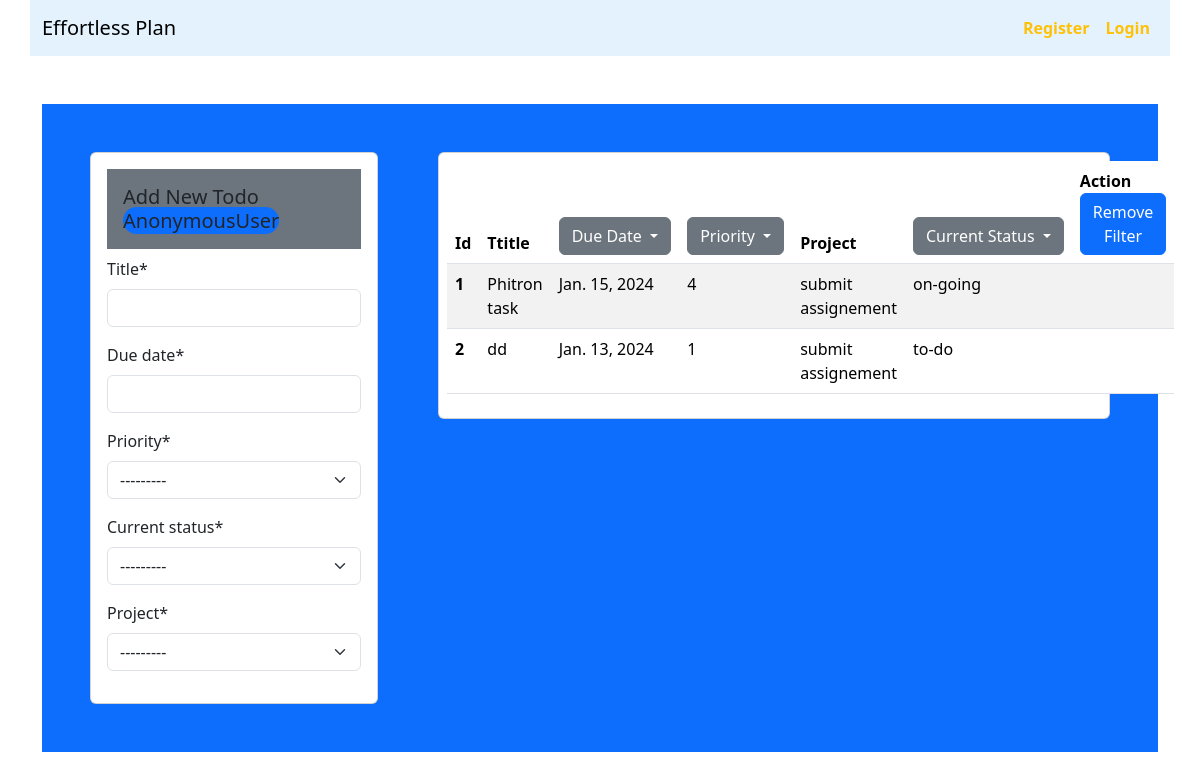
The app's page /, older data.
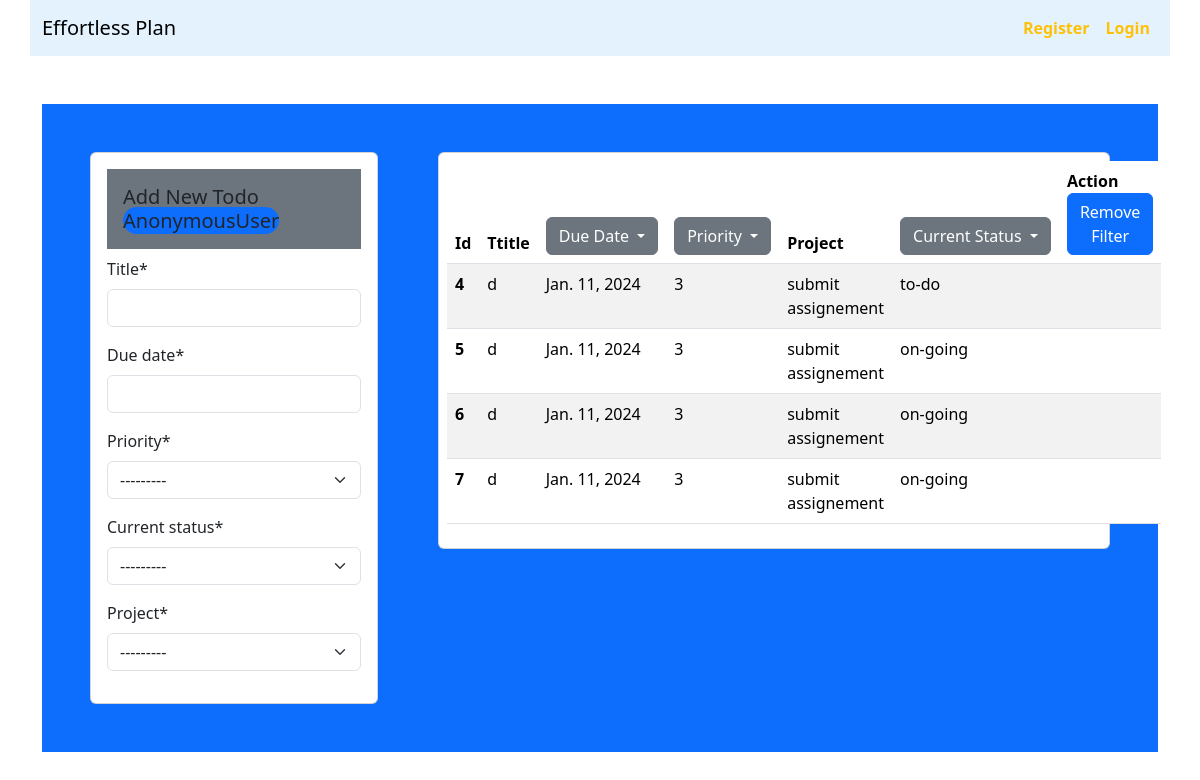
The same page, newer data.
### tasks/models.py (models this page shows)
class Tasks(models.Model):
    user = models.ForeignKey(User, related_name='user',on_delete=models.CASCADE)
    title = models.CharField(max_length = 100)
    due_date = models.DateField()
    priority = models.CharField(max_length = 100,choices = PRIORITYS)
    current_status = models.CharField(max_length = 100,choices = CURRENT_STATUS)
    project = models.ForeignKey(Project, on_delete=models.CASCADE)
    def __str__(self):
      return f"{self.title}-{self.project}"

### projects/models.py (models this page shows)
class Project(models.Model):
    name = models.CharField(max_length=100)
    slug = models.SlugField(max_length=100, unique=True, null=True, blank=True)
    def __str__(self) -> str:
        return self.name

### tasks/views.py (the view, shortened to what this page needs)
# urls.py: path('',views.priority_filter, name='home') ,
def priority_filter(request, priority=None):
    without_filter_data = Tasks.objects.all()
    form = Task_form()
    if priority is not None:
        data = Tasks.objects.filter(priority = priority)
        return render(request,'show_task.html',{'form':form,'object_list':data,'data':without_filter_data})
    data = Tasks.objects.all()
    print( "slug",priority,'data', data)
    return render(request,'show_task.html',{'form':form,'object_list':data,'user':request.user,'data':without_filter_data})

### tasks/forms.py
class Task_form(forms.ModelForm):
    class Meta:
        model = Tasks
        exclude = ['user']

### tasks/templates/show_task.html (shortened to what this page needs)
{% extends "base.html" %}
{% block body %}
{%  load crispy_forms_tags %}
<div class="container h-100">
    <div class="my-5 p-5 bg-primary">
        <div class="row">
            <div class="col-md-4 col-sm-12">
                <div class="card" style="width: 18rem;">
                    <div class="card-body">
                      <h5 class="card-title bg-secondary p-3">Add New Todo
                        <span class='bg-primary rounded-pill '>
                            {{user}}
                        </span>
                    </h5>
                      <form  method="post">
                            {{form | crispy}}
                      </form>
                    </div>
                  </div>
            </div>
            <div class="col-md-8 col-sm-12">
                <div class="card p-2">
                    <table class="table table-striped ">
                        <thead>
                            <tr>
                                <th scope='col'>Id</th>
                                <th scope='col'>Ttitle</th>
                                <th scope='col'>
                                    <div class="dropdown">
                                        <button class="btn btn-secondary dropdown-toggle" type="button" data-bs-toggle="dropdown" aria-expanded="false">
                                            Due Date
                                        </button>
                                      </div>
                                </th>
                                <th scope='col'>
                                    <div class="dropdown">
                                        <button class="btn btn-secondary dropdown-toggle" type="button" data-bs-toggle="dropdown" aria-expanded="false">
                                            Priority
                                        </button>
                                      </div>
                                </th>
                                <th scope='col'>
                                    <div class="dropdown">
                                            Project
                                </th>
                                <th scope='col'>
                                    <div class="dropdown">
                                        <button class="btn btn-secondary dropdown-toggle" type="button" data-bs-toggle="dropdown" aria-expanded="false">
                                            Current Status
                                        </button>
                                      </div>
                                </th>
                                <th scope='col'>Action
                                    <a class="btn btn-primary   " href="{% url 'home'%}">Remove Filter</a>
                                </th>
                            </tr>
                        </thead>
                        <tbody>
                            {% for task in object_list%}
                                <tr>
                                    <th scope="row">{{task.id}}</th>
                                    <td>{{task.title}}</td>
                                    <td>{{task.due_date}}</td>
                                    <td>{{task.priority}}</td>
                                    <td>{{task.project}}</td>
                                    <td>{{task.current_status}}</td>
                                    <td>
                                    </td>
                                </tr>
                            {% endfor %}
                        </tbody>
                    </table>
                  </div>
            </div>
        </div>
    </div>
</div>
{% endblock body %}

Row changes from the older to the newer data that the page shows:
removed Tasks: id "1", title "Phitron task", due_date "Jan. 15, 2024", priority "4", project "submit assignement", current_status "on-going"
removed Tasks: id "2", title "dd", due_date "Jan. 13, 2024", priority "1", project "submit assignement", current_status "to-do"
added Tasks: id "4", title "d", due_date "Jan. 11, 2024", priority "3", project "submit assignement", current_status "to-do"
added Tasks: id "5", title "d", due_date "Jan. 11, 2024", priority "3", project "submit assignement", current_status "on-going"
added Tasks: id "6", title "d", due_date "Jan. 11, 2024", priority "3", project "submit assignement", current_status "on-going"
added Tasks: id "7", title "d", due_date "Jan. 11, 2024", priority "3", project "submit assignement", current_status "on-going"
